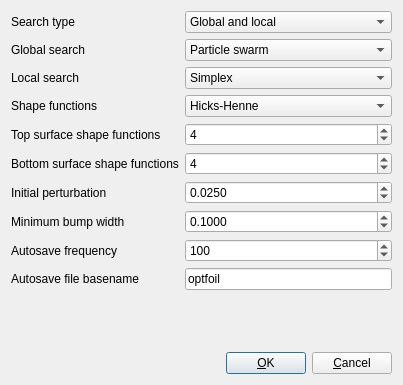
<?xml version="1.0" encoding="UTF-8"?>
<ui version="4.0">
 <class>Dialog</class>
 <widget class="QDialog" name="Dialog">
  <property name="geometry">
   <rect>
    <x>0</x>
    <y>0</y>
    <width>403</width>
    <height>385</height>
   </rect>
  </property>
  <property name="windowTitle">
   <string>Optimization settings</string>
  </property>
  <layout class="QVBoxLayout" name="verticalLayout">
   <item>
    <layout class="QGridLayout" name="gridLayout">
     <item row="0" column="0">
      <widget class="QLabel" name="label">
       <property name="text">
        <string>Search type</string>
       </property>
      </widget>
     </item>
     <item row="0" column="1">
      <widget class="QComboBox" name="searchTypeBox">
       <item>
        <property name="text">
         <string>Global and local</string>
        </property>
       </item>
       <item>
        <property name="text">
         <string>Global only</string>
        </property>
       </item>
       <item>
        <property name="text">
         <string>Local only</string>
        </property>
       </item>
      </widget>
     </item>
     <item row="1" column="0">
      <widget class="QLabel" name="label_2">
       <property name="text">
        <string>Global search</string>
       </property>
      </widget>
     </item>
     <item row="1" column="1">
      <widget class="QComboBox" name="globalSearchBox">
       <item>
        <property name="text">
         <string>Particle swarm</string>
        </property>
       </item>
       <item>
        <property name="text">
         <string>Genetic algorithm</string>
        </property>
       </item>
      </widget>
     </item>
     <item row="2" column="0">
      <widget class="QLabel" name="label_3">
       <property name="text">
        <string>Local search</string>
       </property>
      </widget>
     </item>
     <item row="2" column="1">
      <widget class="QComboBox" name="localSearchBox">
       <item>
        <property name="text">
         <string>Simplex</string>
        </property>
       </item>
      </widget>
     </item>
     <item row="3" column="0">
      <widget class="QLabel" name="label_4">
       <property name="text">
        <string>Shape functions</string>
       </property>
      </widget>
     </item>
     <item row="3" column="1">
      <widget class="QComboBox" name="shapeFunctionsBox">
       <item>
        <property name="text">
         <string>Hicks-Henne</string>
        </property>
       </item>
      </widget>
     </item>
     <item row="4" column="0">
      <widget class="QLabel" name="label_5">
       <property name="text">
        <string>Top surface shape functions</string>
       </property>
      </widget>
     </item>
     <item row="4" column="1">
      <widget class="QSpinBox" name="nfunctionsTopBox">
       <property name="maximum">
        <number>30</number>
       </property>
       <property name="value">
        <number>4</number>
       </property>
      </widget>
     </item>
     <item row="5" column="0">
      <widget class="QLabel" name="label_6">
       <property name="text">
        <string>Bottom surface shape functions</string>
       </property>
      </widget>
     </item>
     <item row="5" column="1">
      <widget class="QSpinBox" name="nfunctionsBotBox">
       <property name="maximum">
        <number>30</number>
       </property>
       <property name="value">
        <number>4</number>
       </property>
      </widget>
     </item>
     <item row="6" column="0">
      <widget class="QLabel" name="label_7">
       <property name="toolTip">
        <string>&lt;html&gt;&lt;head/&gt;&lt;body&gt;&lt;p&gt;Magnitude of initial perturbation of seed airfoil surface. Also used as speed limit in particle swarm optimization.&lt;/p&gt;&lt;/body&gt;&lt;/html&gt;</string>
       </property>
       <property name="text">
        <string>Initial perturbation</string>
       </property>
      </widget>
     </item>
     <item row="6" column="1">
      <widget class="QDoubleSpinBox" name="initialPerturbBox">
       <property name="decimals">
        <number>4</number>
       </property>
       <property name="maximum">
        <double>0.100000000000000</double>
       </property>
       <property name="singleStep">
        <double>0.005000000000000</double>
       </property>
       <property name="value">
        <double>0.025000000000000</double>
       </property>
      </widget>
     </item>
     <item row="7" column="0">
      <widget class="QLabel" name="label_8">
       <property name="toolTip">
        <string>&lt;html&gt;&lt;head/&gt;&lt;body&gt;&lt;p&gt;Minimum bump width for Hicks-Henne shape functions&lt;/p&gt;&lt;/body&gt;&lt;/html&gt;</string>
       </property>
       <property name="text">
        <string>Minimum bump width</string>
       </property>
      </widget>
     </item>
     <item row="7" column="1">
      <widget class="QDoubleSpinBox" name="minBumpWidthBox">
       <property name="decimals">
        <number>4</number>
       </property>
       <property name="maximum">
        <double>1.000000000000000</double>
       </property>
       <property name="singleStep">
        <double>0.050000000000000</double>
       </property>
       <property name="value">
        <double>0.100000000000000</double>
       </property>
      </widget>
     </item>
     <item row="8" column="0">
      <widget class="QLabel" name="label_9">
       <property name="toolTip">
        <string>&lt;html&gt;&lt;head/&gt;&lt;body&gt;&lt;p&gt;Data will automatically be written every N number of iterations&lt;/p&gt;&lt;/body&gt;&lt;/html&gt;</string>
       </property>
       <property name="text">
        <string>Autosave frequency</string>
       </property>
      </widget>
     </item>
     <item row="8" column="1">
      <widget class="QSpinBox" name="autosaveBox">
       <property name="maximum">
        <number>10000</number>
       </property>
       <property name="value">
        <number>100</number>
       </property>
      </widget>
     </item>
     <item row="9" column="0">
      <widget class="QLabel" name="label_10">
       <property name="toolTip">
        <string>&lt;html&gt;&lt;head/&gt;&lt;body&gt;&lt;p&gt;Basename for autosave files written during optimization&lt;/p&gt;&lt;/body&gt;&lt;/html&gt;</string>
       </property>
       <property name="text">
        <string>Autosave file basename</string>
       </property>
      </widget>
     </item>
     <item row="9" column="1">
      <widget class="QLineEdit" name="basenameEdit">
       <property name="text">
        <string>optfoil</string>
       </property>
      </widget>
     </item>
    </layout>
   </item>
   <item>
    <spacer name="verticalSpacer">
     <property name="orientation">
      <enum>Qt::Vertical</enum>
     </property>
     <property name="sizeHint" stdset="0">
      <size>
       <width>20</width>
       <height>40</height>
      </size>
     </property>
    </spacer>
   </item>
   <item>
    <layout class="QHBoxLayout" name="horizontalLayout_2">
     <item>
      <spacer name="horizontalSpacer">
       <property name="orientation">
        <enum>Qt::Horizontal</enum>
       </property>
       <property name="sizeHint" stdset="0">
        <size>
         <width>40</width>
         <height>20</height>
        </size>
       </property>
      </spacer>
     </item>
     <item>
      <widget class="QPushButton" name="okButton">
       <property name="text">
        <string>&amp;OK</string>
       </property>
      </widget>
     </item>
     <item>
      <widget class="QPushButton" name="cancelButton">
       <property name="text">
        <string>&amp;Cancel</string>
       </property>
      </widget>
     </item>
    </layout>
   </item>
  </layout>
 </widget>
 <resources/>
 <connections>
  <connection>
   <sender>okButton</sender>
   <signal>clicked()</signal>
   <receiver>Dialog</receiver>
   <slot>accept()</slot>
   <hints>
    <hint type="sourcelabel">
     <x>305</x>
     <y>288</y>
    </hint>
    <hint type="destinationlabel">
     <x>224</x>
     <y>156</y>
    </hint>
   </hints>
  </connection>
  <connection>
   <sender>cancelButton</sender>
   <signal>clicked()</signal>
   <receiver>Dialog</receiver>
   <slot>reject()</slot>
   <hints>
    <hint type="sourcelabel">
     <x>396</x>
     <y>288</y>
    </hint>
    <hint type="destinationlabel">
     <x>224</x>
     <y>156</y>
    </hint>
   </hints>
  </connection>
 </connections>
</ui>
